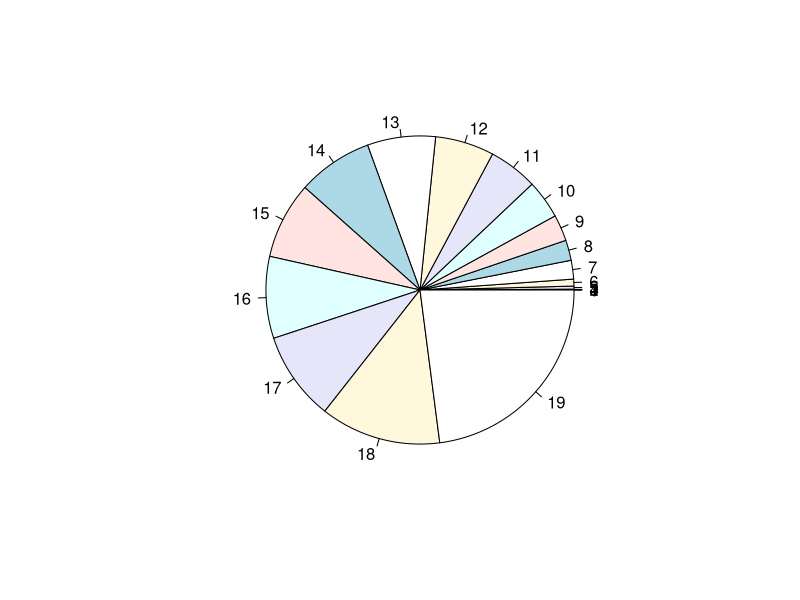

Write R code to recreate this figure. (Note: this script raises an error after producing the figure.)

getwd()

setwd("/home/raphi/code/st")

getwd()

dat <- read.csv("pkw-neuzul11.txt", header=TRUE, sep=";")


sorteddat <- dat[with(dat, order(TOTAL)),]
sorteddat
pie(sorteddat$TOTAL,bels = dat$GROUP)

?with
names(dat)
dat$GROUP

typeof(dat)
sort(dat)
?sort
attributes(dat)
dat <- order(dat)
dat
?pie
pie(dat$TOTAL,labels=dat$GROUP)